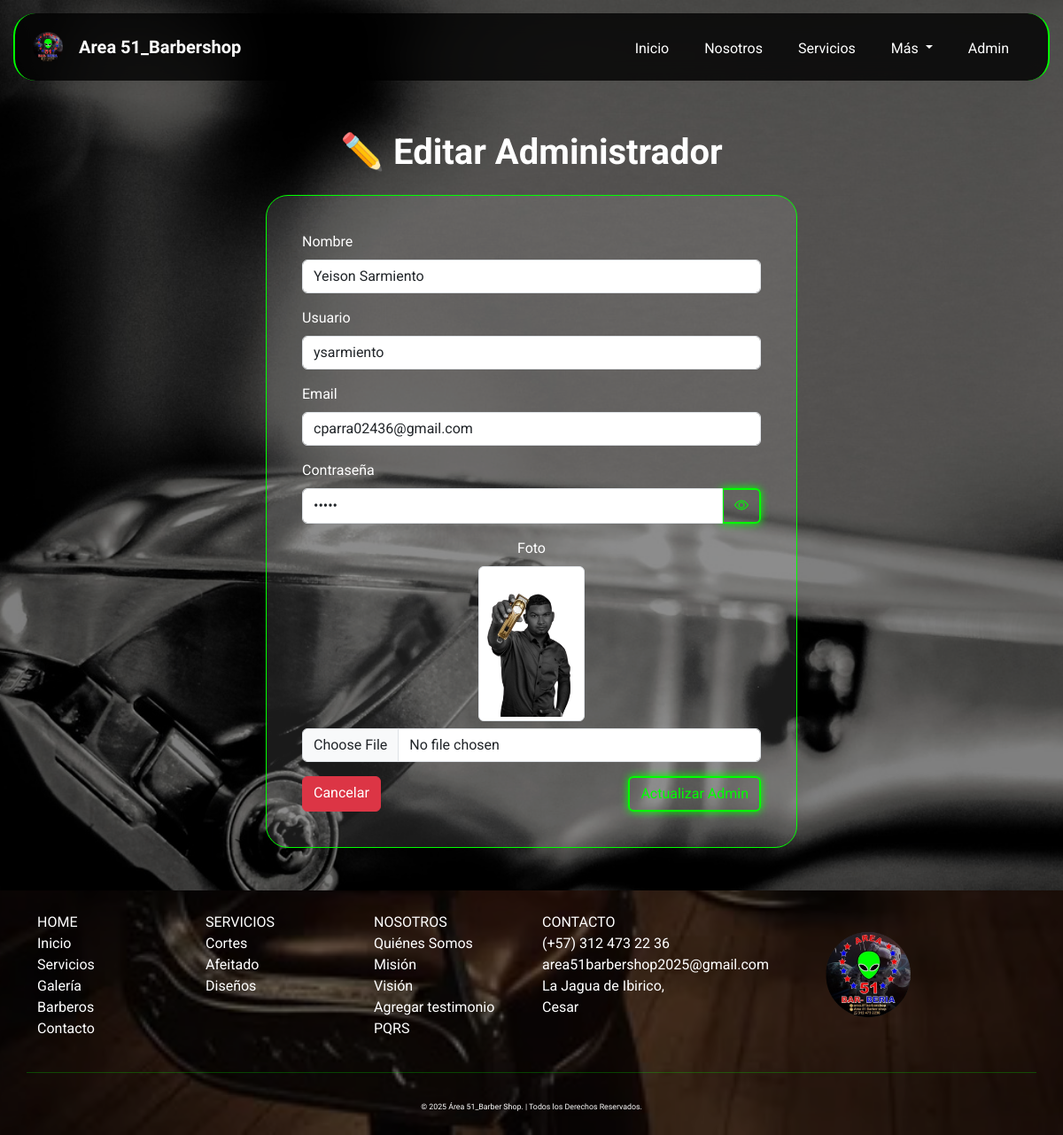
/index.php?page=editar_admin&id=2 (signed in), run on the app's committed database.
### tables this page shows
CREATE TABLE `administradores` (
  `id_admin` int(11) NOT NULL AUTO_INCREMENT,
  `img_admin` varchar(255) DEFAULT NULL,
  `nombre` varchar(100) NOT NULL,
  `usuario` varchar(50) NOT NULL,
  `email` varchar(150) NOT NULL,
  `password` varchar(255) NOT NULL,
  `creado_en` timestamp NOT NULL DEFAULT current_timestamp(),
  PRIMARY KEY (`id_admin`)
);

### app/views/administradores/editar_admin.php (the view, shortened to what this page needs)
<?php
require __DIR__ . '/../../../config/database.php';
$id = $_GET['id'] ?? null;
$stmt = $db->prepare("SELECT * FROM administradores WHERE id_admin = :id");
$stmt->execute([':id' => $id]);
$admin = $stmt->fetch();
?>
<body>
    <div class="container py-5" style="margin-top:100px;">
        <h1 class="fw-bold text-white mb-4 text-center">✏️ Editar Administrador</h1>
        <div class="card text-white mx-auto" style="max-width: 600px; padding: 40px;">
            <form method="post" action="index.php?page=actualizar_admin&id=<?= $admin['id_admin'] ?>" enctype="multipart/form-data">
                <div class="mb-3">
                    <label class="form-label text-white">Nombre</label>
                    <input type="text" name="nombre" class="form-control" value="<?= htmlspecialchars($admin['nombre']) ?>" required>
                </div>
                <div class="mb-3">
                    <label class="form-label text-white">Usuario</label>
                    <input type="text" name="usuario" class="form-control" value="<?= htmlspecialchars($admin['usuario']) ?>" required>
                </div>
                <div class="mb-3">
                    <label class="form-label text-white">Email</label>
                    <input type="email" name="email" class="form-control" value="<?= htmlspecialchars($admin['email']) ?>" required>
                </div>
                <div class="mb-3">
                    <label class="form-label text-white">Contraseña</label>
                    <div class="input-group">
                        <input type="password" id="password" name="password" class="form-control" value="<?= htmlspecialchars($admin['password']) ?>" required>
                        <span class="input-group-text btn-neon" id="togglePassword" style="cursor: pointer;">
                            <i class="bi bi-eye" id="togglePasswordIcon"></i>
                        </span>
                    </div>
                </div>
                <div class="mb-3 text-center">
                    <label class="form-label text-white">Foto</label>
                    <?php if (!empty($admin['img_admin'])): ?>
                        <div class="mb-2">
                            <img src="app/uploads/admin/<?= htmlspecialchars($admin['img_admin']) ?>" alt="Imagen actual" class="img-thumbnail" style="max-width: 120px;">
                        </div>
                    <?php endif; ?>
                    <input type="file" name="img_admin" class="form-control" accept="image/*">
                </div>
                <div class="d-flex justify-content-between w-100 mx-auto">
                    <a href="index.php?page=administradores" class="btn btn-danger">Cancelar</a>
                    <button type="submit" class="btn btn-neon">Actualizar Admin</button>
                </div>
            </form>
        </div>
    </div>
<main>

### public/css/style.css (style rules this page uses)
body { background-image: url(../img/fondo_body.jpg); min-height: 100vh; background-size: cover; background-position: center; background-repeat: no-repeat; background-attachment: fixed; position: relative; font-family: 'Roboto', sans-serif; background-color: #000; color: #fff; margin: 0; padding: 0; width: 100%; align-items: center; justify-content: center; }
body::before { content: ''; position: fixed; top: 0; left: 0; width: 100%; height: 100%; background-color: rgba(0, 0, 0, 0.5); z-index: -1; }
html { scroll-behavior: smooth; width: 100%; }
.btn-neon { color: #00ff00; border: 2px solid #00ff00; background-color: transparent; box-shadow: 0 0 10px #00ff00; transition: all 0.3s ease; }
.card { width: 100%; background-color: rgba(255, 255, 255, 0.1); border: 1px solid #00ff00; transition: transform 0.3s, box-shadow 0.3s; border-radius: 25px; }
img { height: 80%; width: 80%; transition: transform 0.3s ease; }

### data on the page
administradores: nombre "Yeison Sarmiento", usuario "ysarmiento", email "cparra02436@gmail.com", img_admin (picture)
